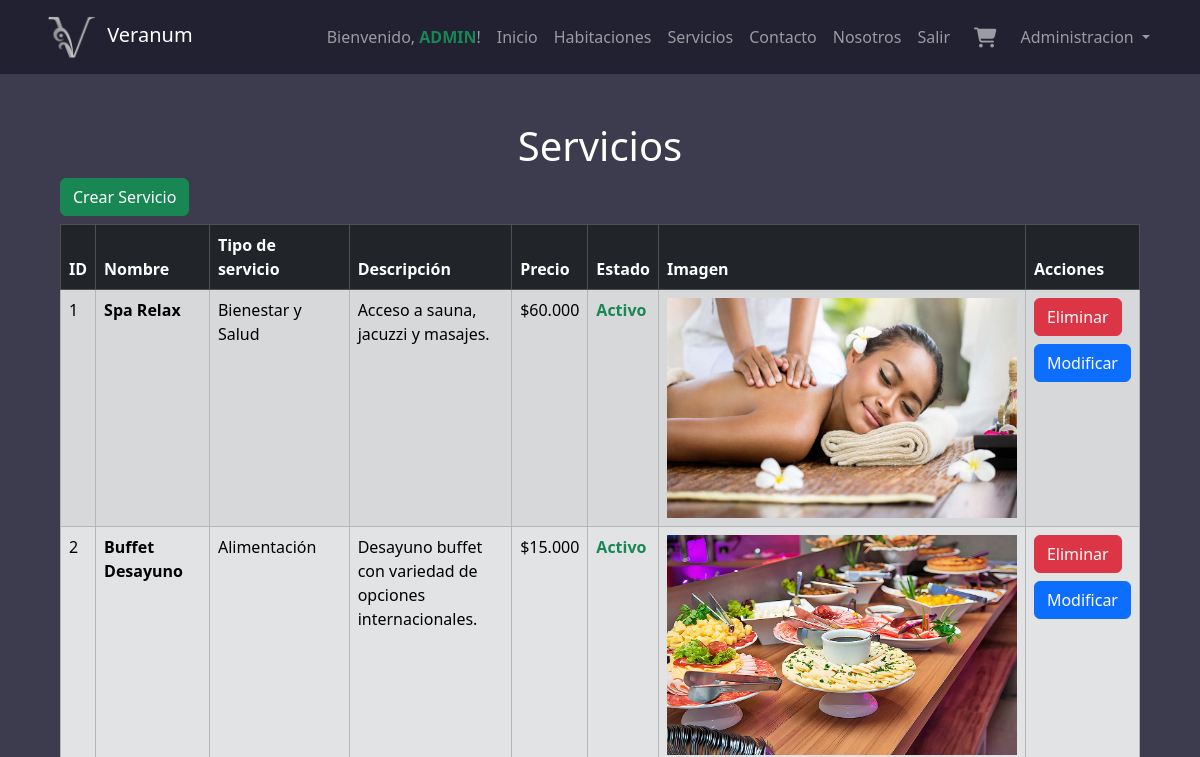
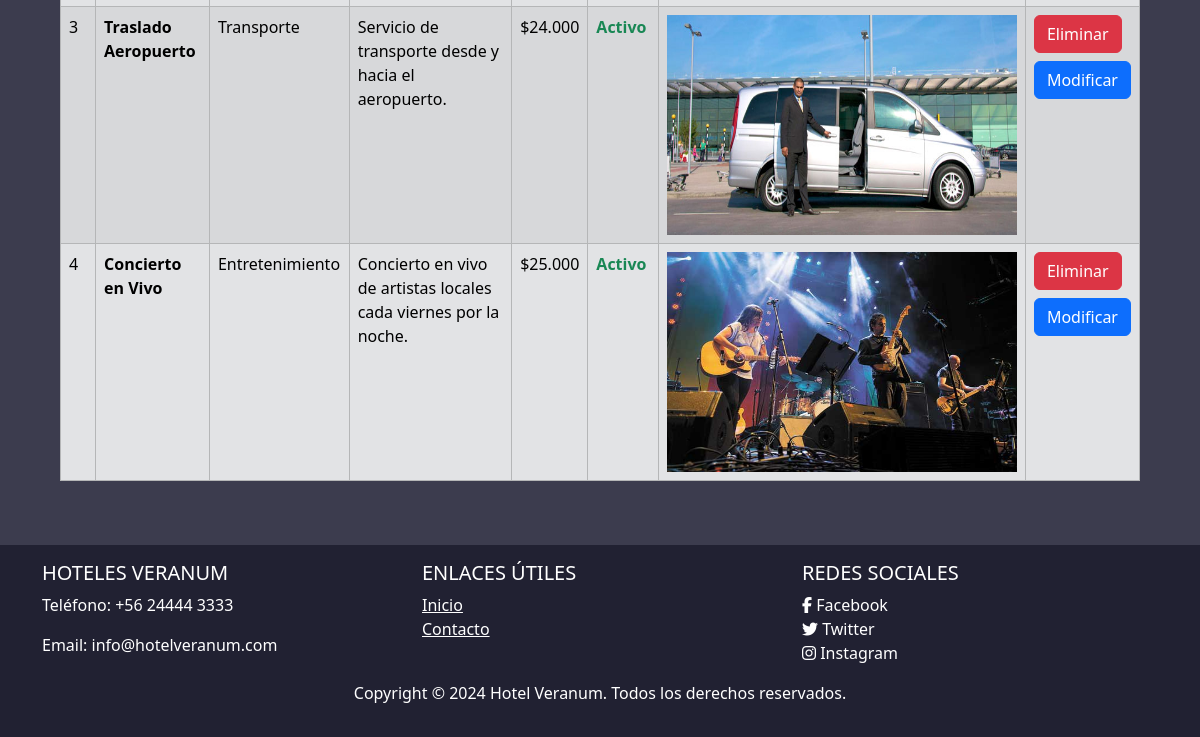
Before: /servicio/ (signed in) with the older database file (2 pictures, top to bottom).
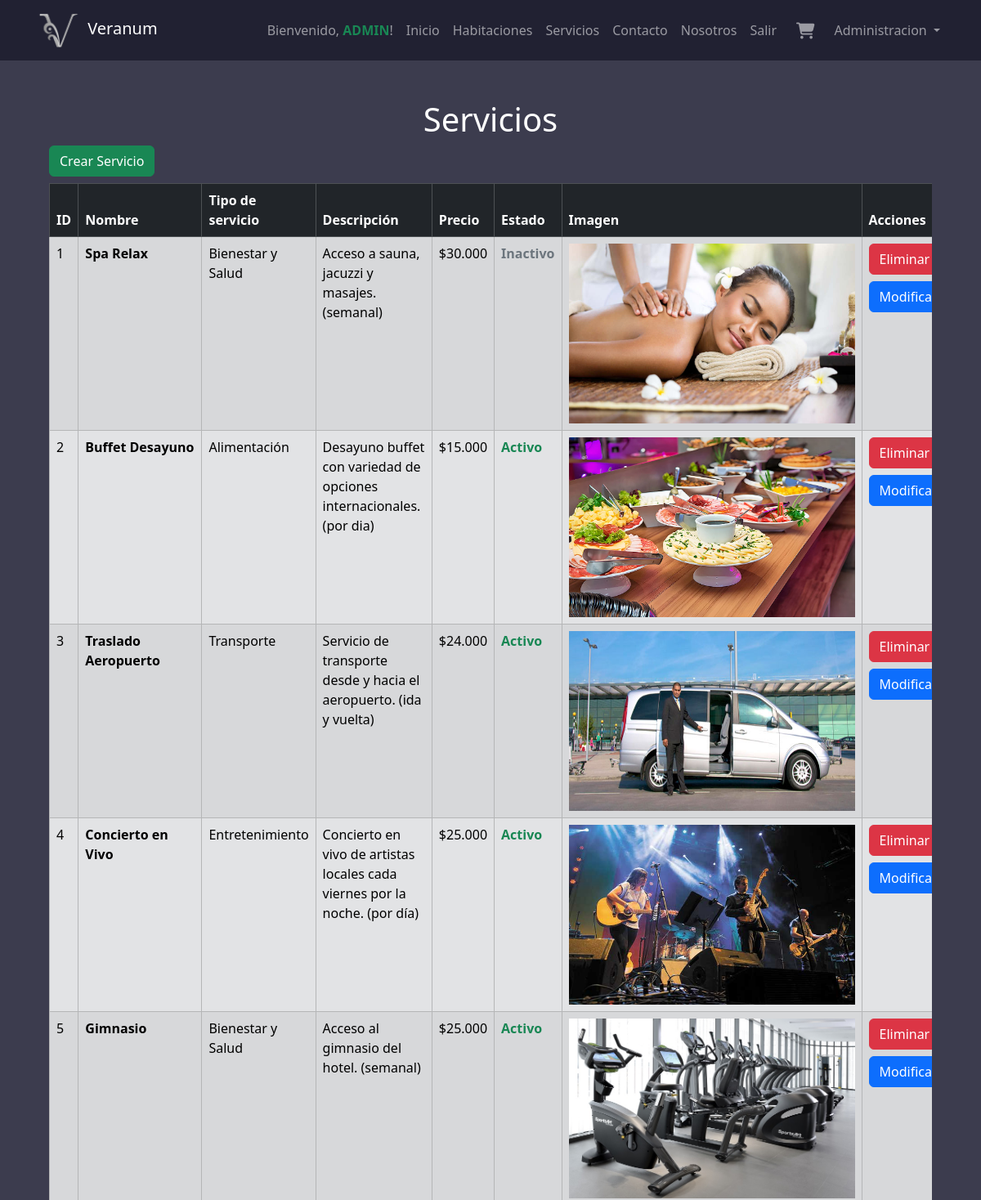
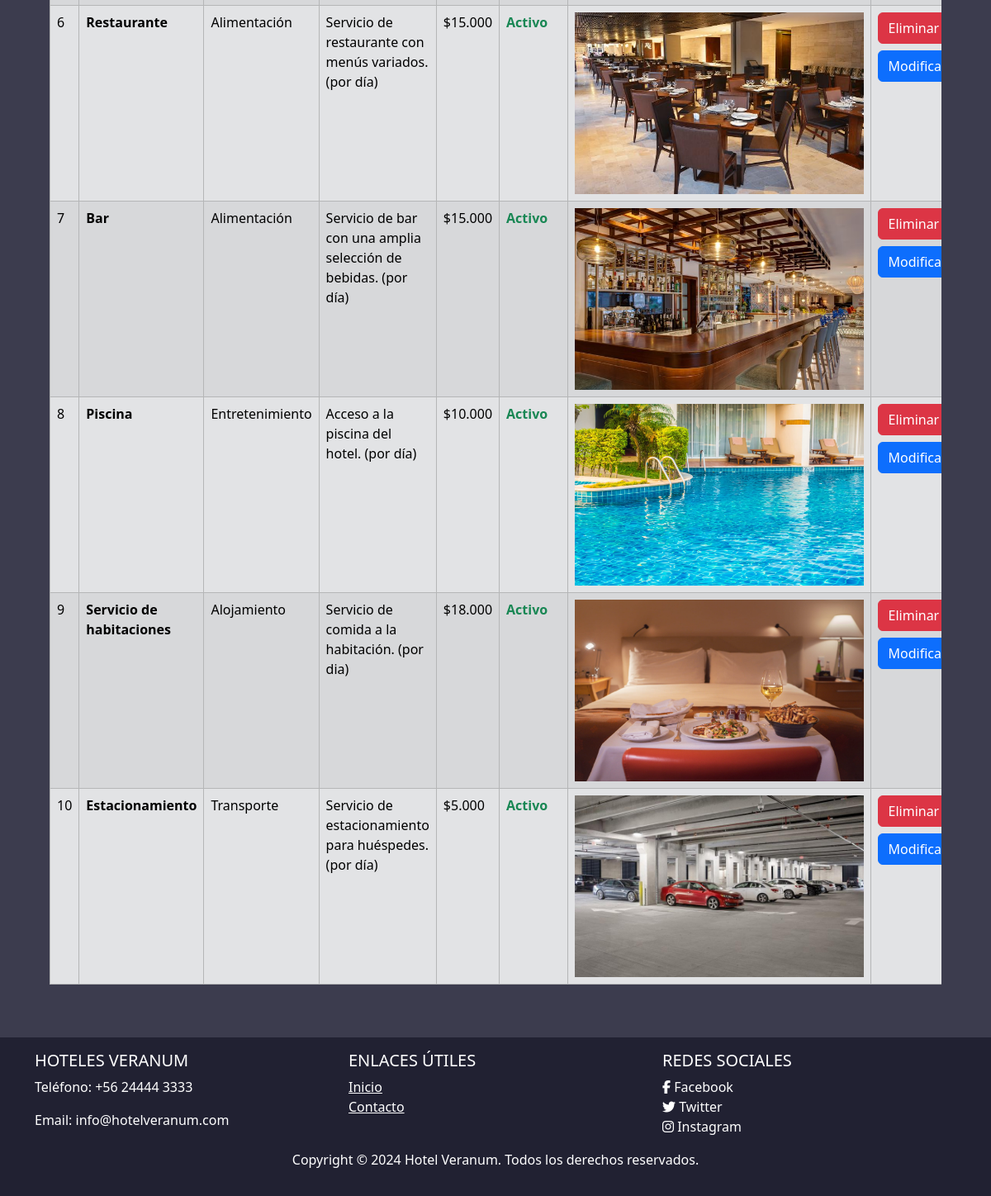
After: the same page with the newer database file (2 pictures, top to bottom).
### hotel/models.py (models this page shows, shortened)
class Servicio(models.Model):
    id = models.AutoField(primary_key=True, verbose_name='ID')
    tipo_servicio = models.ForeignKey(TipoServicio, on_delete=models.CASCADE, verbose_name='Tipo de Servicio')
    nombre = models.CharField(max_length=50, verbose_name='Nombre')
    descripcion = models.TextField(verbose_name='Descripcion')
    imagen = models.ImageField(upload_to="servicios", verbose_name='Imagen')
    precio = models.DecimalField(max_digits=10, decimal_places=0, verbose_name='Precio')
    estado = models.BooleanField(default=True, verbose_name='Estado')
    class Meta:
        db_table = 'Servicio'
        verbose_name = "Servicio"
        verbose_name_plural = "Servicios"
        ordering = ['id']

class TipoServicio(models.Model):
    id = models.AutoField(primary_key=True, verbose_name='ID')
    nombre = models.CharField(max_length=50, verbose_name='Nombre')
    class Meta:
        db_table = 'Tipo_Servicio'
        verbose_name = "Tipo de servicio"
        verbose_name_plural = "Tipos de servicios"
        ordering = ['id']

### hotel/views.py (the view)
# urls.py: path('servicio/', views.servicio, name='servicio'),
@login_required
def servicio(request):
    if not request.user.is_staff:
        return redirect('home')
    else:
        servicios = Servicio.objects.all()
        return render(request, 'servicio.html', {'servicios': servicios})

### hotel/context_processor.py (called while the page is built)
def total_carrito(request):
    total = 0
    if request.user.is_authenticated:
        if "carrito" in request.session.keys():
            for key, value in request.session["carrito"].items():
                total += int(value["acumulado"])
    return {"total_carrito": total}

### hotel/templates/servicio.html (shortened to what this page needs)
{% extends 'base.html' %}
{% load static%}
{% load humanize %}
{% block content %}
<div class="m-5">
  <h1 class="m-auto text-center text-white">Servicios</h1>
  <div class="container mt-2">
    <div class="mb-2">
      <a href="/servicio/crear/"><button class="btn btn-success">Crear Servicio</button></a>
    </div>
    <div class="row justify-content-center">
      <div class="col-lg-12">
        <div class="table-responsive">
          <table class="table table-secondary table-striped table-bordered">
            <thead class="table-dark">
              <tr>
                <th scope="col">ID</th>
                <th scope="col">Nombre</th>
                <th scope="col">Tipo de servicio</th>
                <th scope="col">Descripción</th>
                <th scope="col">Precio</th>
                <th scope="col">Estado</th>
                <th scope="col">Imagen</th>
                <th scope="col">Acciones</th>
              </tr>
            </thead>
            <tbody>
              {% for servicio in servicios %}
              <tr>
                <td>{{ servicio.id }}</td>
                <td class="fw-semibold">{{ servicio.nombre }}</td>
                <td>{{ servicio.tipo_servicio.nombre }}</td>
                <td>{{ servicio.descripcion }}</td>
                <td>${{ servicio.precio|intcomma }}</td>
                {% if servicio.estado %}
                <td class="text-success fw-semibold">Activo</td>
                {% else %}
                <td class="text-secondary fw-semibold">Inactivo</td>
                {% endif %}
                <td><img src="/media/{{ servicio.imagen }}" width="350" height="220"></td>
                <td><form action="{% url 'eliminar_servicio' servicio.id %}" method="POST">
                  <button class="btn btn-danger">
                      Eliminar
                  </button>
                </form>
                <a href="{% url 'detalle_servicio' servicio.id %}" class="btn btn-primary mt-2">Modificar</a>
                </td>
              </tr>
              {% endfor %}
            </tbody>
          </table>
        </div>
      </div>
    </div>
  </div>
</div>
{% endblock %}

### hotel/templates/base.html (shortened to what this page needs)
{% load static %}
<!DOCTYPE html>
<html lang="es">
<head>
    <link rel="stylesheet" href="{% static 'hotel/css/style.css' %}">
    <link rel="stylesheet" href="https://cdnjs.cloudflare.com/ajax/libs/font-awesome/5.15.4/css/all.min.css">
    <link rel="stylesheet" href="https://cdn.jsdelivr.net/npm/bootstrap@5.3.3/dist/css/bootstrap.min.css">
</head>
<body class="fondo">
    <nav class="navbar navbar-expand-lg navbar-dark color1">
        <div class="container">
            <a class="navbar-brand" href="/"><img src="{% static 'hotel/img/Logo-Veranum3.png' %}" alt="" width="60" height="48" class="d-inline-block align-text-center"> Veranum</a>
            <div class="collapse navbar-collapse " id="navbarNavDropdown">
                <ul class="navbar-nav ms-auto">
                    {% if user.is_authenticated %}
                        <li class="nav-item">
                            {% if request.user.is_superuser %}
                                <span class="nav-link fw-light">Bienvenido, <span
                                        class="text-success fw-semibold text-uppercase">{{ user.username }}</span>!</span>
                            {% elif request.user.is_staff %}
                                <span class="nav-link fw-light">Bienvenido, <span
                                        class="text-primary fw-semibold text-uppercase">{{ user.username }}</span>!</span>
                            {% else %}
                                <span class="nav-link fw-light">Bienvenido, <span
                                        class="text-white fw-semibold text-uppercase">{{ user.username }}</span>!</span>
                            {% endif %}
                        </li>
                    {% endif %}
                    <li>
                        <a class="nav-link" href="{% url 'home' %}">Inicio</a>
                    </li>
                    <li>
                        <a class="nav-link" href="">Habitaciones</a>
                    </li>
                    <li>
                        <a class="nav-link" href="{% url 'servicioCl' %}">Servicios</a>
                    </li>
                    <li>
                        <a class="nav-link" href="">Contacto</a>
                    </li>
                    <li>
                        <a class="nav-link" href="">Nosotros</a>
                    </li>
                    {% if user.is_authenticated %}
                        <li class="nav-item">
                            <a class="nav-link" href="/logout">Salir</a>
                        </li>
                        <div class="mx-2">
                            <a class="nav-link active" aria-current="page" href="{% url 'carrito' %}">
                                <i class="fa-solid fa-cart-shopping fa-lg" style="color: #9b9ba3;"></i>
                            </a>
                        </div>
                        {% if request.user.is_staff %}
                            <li class="nav-item dropdown">
                                <a class="nav-link dropdown-toggle" href="#" role="button" data-bs-toggle="dropdown"
                                    aria-expanded="false">
                                    Administracion
                                </a>
                            </li>
                        {% endif %}
                    {% endif %}
                </ul>
            </div>
        </div>
    </nav>
    {% block content %}
    {% endblock %}
    <footer class="footer py-3 text-white color1">
        <div class="container">
            <div class="row">
                <div class="col-md-4">
                    <h5 class="text-uppercase">Hoteles Veranum</h5>
                    <p>Teléfono: +56 24444 3333</p>
                    <p>Email: info@hotelveranum.com</p>
                </div>
                <div class="col-md-4">
                    <h5 class="text-uppercase">Enlaces útiles</h5>
                    <ul class="list-unstyled">
                        <li><a href="{% url 'home' %}" class="text-white">Inicio</a></li>
                        <li><a href="#" class="text-white">Contacto</a></li>
                    </ul>
                </div>
                <div class="col-md-4">
                    <h5 class="text-uppercase">Redes sociales</h5>
                    <ul class="list-unstyled">
                        <li><a href="#" class="text-white" style="text-decoration: none;"><i class="fab fa-facebook-f"></i> Facebook</a></li>
                        <li><a href="#" class="text-white" style="text-decoration: none;"><i class="fab fa-twitter"></i> Twitter</a></li>
                        <li><a href="#" class="text-white" style="text-decoration: none;"><i class="fab fa-instagram"></i> Instagram</a></li>
                    </ul>
                </div>
            </div>
            <p class="text-center text-white">Copyright &copy; 2024 Hotel Veranum. Todos los derechos reservados.
            </p>
        </div>
    </footer>
</body>
</html>

### hotel/static/hotel/css/style.css (style rules this page uses)
body { display: flex; flex-direction: column; min-height: 100vh; }
footer { margin-top: auto; justify-content: end; bottom: 0; width: auto; }
.fondo { background-color: #3C3C4E; }
.color1 { background-color: #212132; }

Changed rows visible on the page:
changed Servicio "Spa Relax": descripcion "Acceso a sauna, jacuzzi y masajes." → "Acceso a sauna, jacuzzi y masajes. (semanal)"; precio "60.000" → "30.000"; estado "Activo" → "Inactivo"
changed Servicio "Buffet Desayuno": descripcion "Desayuno buffet con variedad de opciones internacionales." → "Desayuno buffet con variedad de opciones internacionales. (por dia)"
changed Servicio "Traslado Aeropuerto": descripcion "Servicio de transporte desde y hacia el aeropuerto." → "Servicio de transporte desde y hacia el aeropuerto. (ida y vuelta)"
changed Servicio "Concierto en Vivo": descripcion "Concierto en vivo de artistas locales cada viernes por la noche." → "Concierto en vivo de artistas locales cada viernes por la noche. (por día)"
added Servicio: id "5", nombre "Gimnasio", tipo_servicio.nombre "Bienestar y Salud", descripcion "Acceso al gimnasio del hotel. (semanal)", precio "25.000", estado "Activo", shows a picture
added Servicio: id "6", nombre "Restaurante", tipo_servicio.nombre "Alimentación", descripcion "Servicio de restaurante con menús variados. (por día)", precio "15.000", estado "Activo", shows a picture
added Servicio: id "7", nombre "Bar", tipo_servicio.nombre "Alimentación", descripcion "Servicio de bar con una amplia selección de bebidas. (por día)", precio "15.000", estado "Activo", shows a picture
added Servicio: id "8", nombre "Piscina", tipo_servicio.nombre "Entretenimiento", descripcion "Acceso a la piscina del hotel. (por día)", precio "10.000", estado "Activo", shows a picture
added Servicio: id "9", nombre "Servicio de habitaciones", tipo_servicio.nombre "Alojamiento", descripcion "Servicio de comida a la habitación. (por dia)", precio "18.000", estado "Activo", shows a picture
added Servicio: id "10", nombre "Estacionamiento", tipo_servicio.nombre "Transporte", descripcion "Servicio de estacionamiento para huéspedes. (por día)", precio "5.000", estado "Activo", shows a picture
